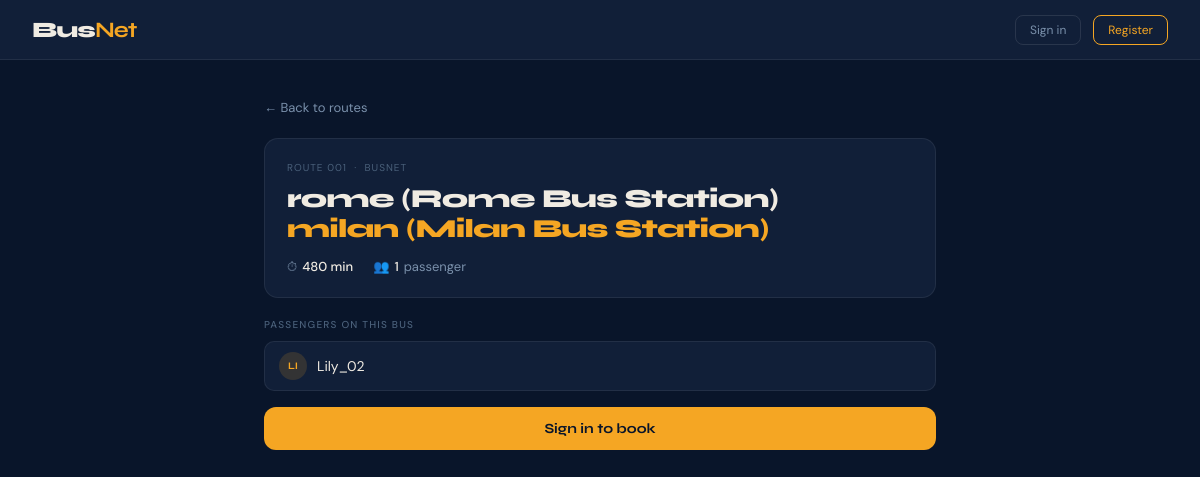
Page /Routes/1 on the committed database.
### Routes/models.py (models this page shows, shortened)
class Route(models.Model):
    origin = models.ForeignKey(Station, on_delete=models.CASCADE, related_name='departures')
    destination = models.ForeignKey(Station, on_delete=models.CASCADE, related_name='arrivals')
    duration = models.IntegerField()
    passengers = models.ManyToManyField(User, blank=True, related_name='routes')

class Station(models.Model):
    name = models.CharField(max_length=200)
    city = models.CharField(max_length=100)
    def __str__(self):
        return f"{self.city} ({self.name})"

### Routes/views.py (the view)
# urls.py: path('<int:route_id>', views.route_details, name='Route_details'),
def route_details(request, route_id):
    route = get_object_or_404(Route, pk=route_id)
    is_booked = False
    if request.user.is_authenticated:
        is_booked = route.passengers.filter(id=request.user.id).exists()
    return render(request, "Routes/Route.html", {
        "route": route,
        "passengers": route.passengers.all(),
        "is_booked": is_booked
    })

### Routes/templates/Routes/Route.html (shortened to what this page needs)
{% extends "Routes/layout.html" %}
{% block content %}
<div class="page">
  <a href="{% url 'Routes:index' %}" class="back-link">&#8592; Back to routes</a>
  <div class="detail-hero">
    <div class="detail-route-no">Route {{ route.id|stringformat:"03d" }} &nbsp;&middot;&nbsp; BusNet</div>
    <div class="detail-cities">
      {{ route.origin }}<br>
      <span class="dest">{{ route.destination }}</span>
    </div>
    <div class="detail-stats">
      <div class="detail-stat">
        &#9201; <strong>{{ route.duration }} min</strong>
      </div>
      <div class="detail-stat">
        &#128101; <strong>{{ route.passengers.count }}</strong>
        passenger{{ route.passengers.count|pluralize }}
      </div>
    </div>
  </div>
  <div class="section-label">Passengers on this bus</div>
  {% if route.passengers.all %}
  <div class="passenger-list">
    {% for passenger in route.passengers.all %}
    <div class="passenger-row">
      <div class="passenger-avatar">
        {{ passenger.username|slice:":2"|upper }}
      </div>
      {{ passenger.username }}
    </div>
    {% endfor %}
  </div>
  {% else %}
  <div class="empty-state">No passengers yet — be the first to book!</div>
  {% endif %}
  {% if request.user.is_authenticated %}
  {% if request.user in route.passengers.all %}
  <form method="post" action="{% url 'Routes:Unbook' route.id %}">
    {% csrf_token %}
    <button type="submit" class="btn-unbook">Cancel my booking</button>
  </form>
  {% else %}
  <form method="post" action="{% url 'Routes:Book' route.id %}">
    {% csrf_token %}
    <button type="submit" class="btn-book">Book a seat</button>
  </form>
  {% endif %}
  {% else %}
  <a href="{% url 'Users:login' %}" class="btn-book"
    style="display:block;text-align:center;text-decoration:none;padding:13px;">
    Sign in to book
  </a>
  {% endif %}
</div>
{% endblock %}

### static/css/style.css (style rules this page uses)
*, *::before, *::after { box-sizing: border-box; margin: 0; padding: 0; }
:root { --navy: #09152a; --navy2: #111f38; --navy3: #182c4e; --amber: #f5a623; --amber2: #c47e10; --cream: #f0ebe2; --muted: #7a90ab; --muted2: #4a607a; --red: #e05252; --green: #3db87a; --border: rgba(255, 255, 255, 0.07); --r: 14px; }
html { font-size: 16px; }
body { font-family: 'DM Sans', sans-serif; background: var(--navy); color: var(--cream); min-height: 100vh; }
a { color: var(--amber); text-decoration: none; }
.btn-book { background: var(--amber); color: var(--navy); border: none; font-family: 'Syne', sans-serif; font-size: 14px; font-weight: 700; padding: 13px; border-radius: 12px; cursor: pointer; width: 100%; transition: opacity .2s, transform .1s; }
.page { max-width: 720px; margin: 0 auto; padding: 36px 24px 60px; }
.section-label { font-size: 10px; letter-spacing: .12em; text-transform: uppercase; color: var(--muted2); font-weight: 500; margin-bottom: 10px; }
.back-link { display: inline-flex; align-items: center; gap: 6px; font-size: 13px; color: var(--muted); text-decoration: none; margin-bottom: 22px; transition: color .2s; }
.detail-hero { background: var(--navy2); border: 1px solid var(--border); border-radius: var(--r); padding: 22px; margin-bottom: 20px; }
.detail-route-no { font-size: 10px; letter-spacing: .1em; text-transform: uppercase; color: var(--muted2); margin-bottom: 10px; }
.detail-cities { font-family: 'Syne', sans-serif; font-size: 26px; font-weight: 800; letter-spacing: -.03em; line-height: 1.15; color: var(--cream); margin-bottom: 14px; }
.detail-cities .dest { color: var(--amber); }
.detail-stats { display: flex; gap: 20px; flex-wrap: wrap; }
.detail-stat { font-size: 13px; color: var(--muted); display: flex; align-items: center; gap: 5px; }
.detail-stat strong { color: var(--cream); font-weight: 500; }
.passenger-list { display: flex; flex-direction: column; gap: 7px; margin-bottom: 16px; }
.passenger-row { display: flex; align-items: center; gap: 10px; padding: 10px 14px; background: var(--navy2); border-radius: 10px; border: 1px solid var(--border); font-size: 14px; color: var(--cream); }
.passenger-avatar { width: 28px; height: 28px; border-radius: 50%; background: rgba(245,166,35,.15); color: var(--amber); font-size: 10px; font-weight: 700; display: flex; align-items: center; justify-content: center; font-family: 'Syne', sans-serif; flex-shrink: 0; }

### rows in the picture
Route: id "001", origin "rome (Rome Bus Station)", destination "milan (Milan Bus Station)", duration "480", passengers.count "1"

### other values in the picture
{{ passenger.username|slice:":2"|upper }} "LI"
{{ passenger.username }} "Lily_02"
